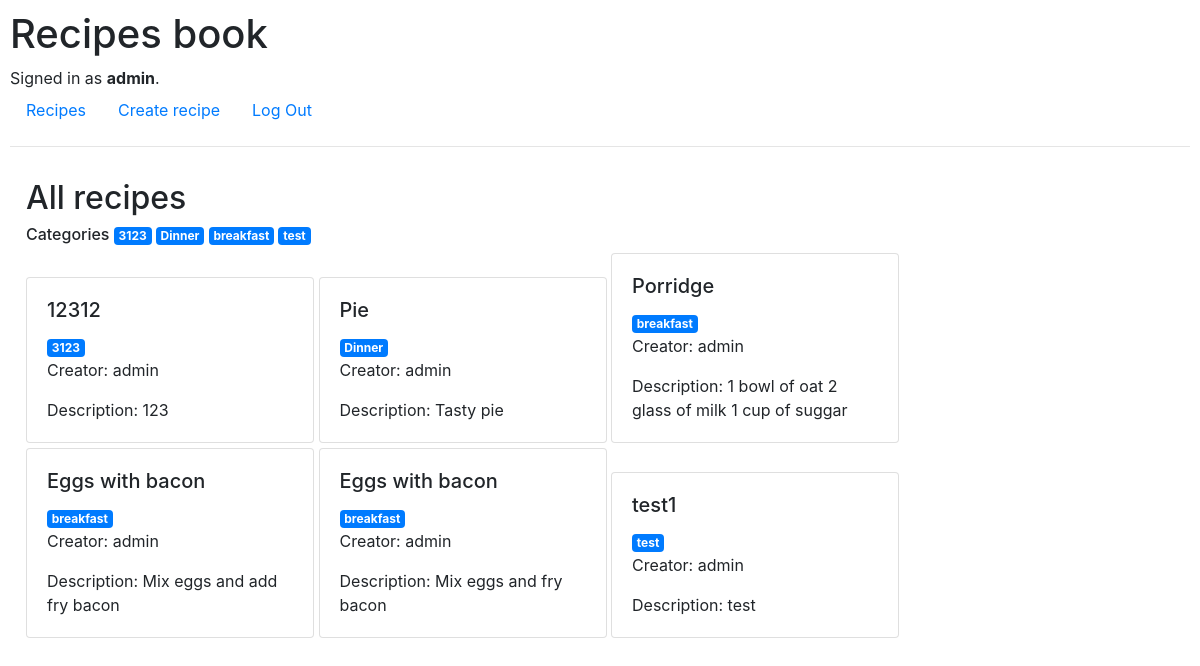
The page / (signed in) on the database its author committed.
### mplan/models.py (models this page shows, shortened)
class User(AbstractUser):
    pass

class Recipe(models.Model):
    name = models.CharField(max_length=64)
    ingredient = models.ManyToManyField('Ingredient', blank=True, related_name='ingredient')
    description = models.CharField(max_length=4096)
    category = models.CharField(max_length=64, blank=True)
    date = models.DateTimeField(auto_now_add=True, blank=True)
    creator = models.ForeignKey(User, on_delete=models.CASCADE, related_name='owner')

### mplan/views.py (the view)
# urls.py: path("", views.index, name="index"),
def index(request):
    all_recipes = Recipe.objects.all()
    all_categories = Recipe.objects.values('category').distinct().exclude(category__exact='')
    return render(request, "mplan/index.html", {
                    "all_categories": all_categories,
                    "all_recipes": all_recipes})

### mplan/templates/mplan/index.html
{% extends "mplan/layout.html" %}
{% block body %}
<div style='padding: 1em'>
    <h2>All recipes</h2>
    <h6> Categories
        {% for category in all_categories %}
            <a href="category/{{category.category}}" class="badge badge-primary"> {{category.category}} </a>
        {% endfor %}
    </h6>
    <div>
        {% for recipe in all_recipes %}
            <div onclick="window.open('{% url "recipe" recipe.id %}', '_self');" class="card" style="width: 18rem; margin: 0px 0px 5px;">
                <div class="card-body">
                    <h5 class="card-title">
                        {{ recipe.name}}
                    </h5>
                    {% if recipe.category %}
                        <a href="category/{{recipe.category}}" class="badge badge-primary"> {{recipe.category}} </a>
                    {% endif %}
                    <p class="card-text">Creator: {{ recipe.creator }}</p>
                    <p class="card-text">Description: {{ recipe.description }}</p>
                </div>
            </div>
        {% endfor %}
    </div>
</div>
{% endblock %}

### mplan/templates/mplan/layout.html (shortened to what this page needs)
{% load static %}
<!DOCTYPE html>
<html lang="en">
    <head>
        <link rel="stylesheet" href="https://stackpath.bootstrapcdn.com/bootstrap/4.4.1/css/bootstrap.min.css">
        <link href="{% static 'mplan/styles.css' %}" rel="stylesheet">
    </head>
    <body>
        <h1>Recipes book</h1>
        <div>
            {% if user.is_authenticated %}
                Signed in as <strong>{{ user.username }}</strong>.
            {% else %}
                Not signed in.
            {% endif %}
        </div>
        <ul class="nav">
            <li class="nav-item">
                <a class="nav-link" href="{% url 'index' %}">Recipes</a>
            </li>
            {% if user.is_authenticated %}
                <li class="nav-item">
                    <a class="nav-link" href="{% url 'create_recipe' %}">Create recipe</a>
                </li>
                <li class="nav-item">
                    <a class="nav-link" href="{% url 'logout' %}">Log Out</a>
                </li>
            {% endif %}
        </ul>
        <hr>
        {% block body %}
        {% endblock %}
        </body>
</html>

### mplan/static/mplan/styles.css (style rules this page uses)
body { padding: 10px; }
.card { display:inline-block; width: 22rem; margin: 5px 10px 5px 0px; }

### rows shown on the page
User: username "admin"
Recipe: name "12312", category "3123", creator "admin", description "123"
Recipe: name "Pie", category "Dinner", creator "admin", description "Tasty pie"
Recipe: name "Porridge", category "breakfast", creator "admin", description "1 bowl of oat 2 glass of milk 1 cup of suggar"
Recipe: name "Eggs with bacon", category "breakfast", creator "admin", description "Mix eggs and add fry bacon"
Recipe: name "Eggs with bacon", category "breakfast", creator "admin", description "Mix eggs and fry bacon"
Recipe: name "test1", category "test", creator "admin", description "test"

### other values the page prints
{{ category.category }} "3123" "Dinner" "breakfast" "test"
